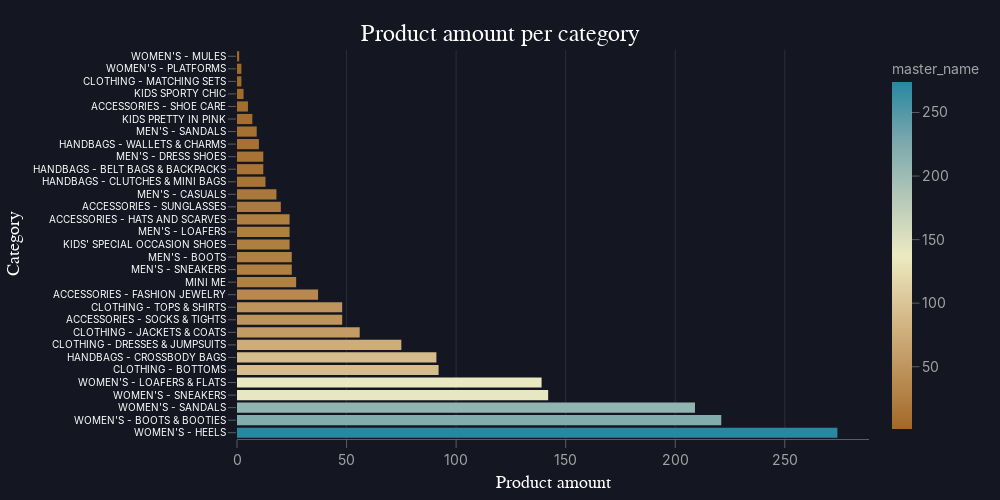

Notebook source saved alongside this figure:
### Markdown cell above
### Number of master products per category

### Code cell
df = df_main.groupby("category")["master_name"].count().reset_index()
df = df.sort_values(by= "master_name", ascending= False)
fig = px.bar(df, y = "category", x = "master_name", color= "master_name", color_continuous_scale="Earth", title = "Product amount per category")
fig.update_layout(
    width=1000, 
    height=500,
    xaxis_title="Product amount",
    yaxis_title="Category",
    xaxis_title_font=dict(family="Arial", size=18, color="white"),
    yaxis_title_font=dict(family="Arial", size=18, color="white"),
    title={
        'x': 0.5,
        "y": 1,
        'xanchor': 'center',
        'font': {'size': 24, 'family': "Arial, sans-serif", 'color': 'white'}
    },
    margin=dict(l=50, r=50, t=50, b=50),
    bargap=0.1,       
    yaxis=dict(
        tickfont=dict(size=10, color = "white")  
    ),
    )
fig.show()

### Figure 1 — Plotly figure (JSON) as saved in the notebook; plotly's stock layout.template omitted (floating-point values rounded to 4 significant figures)
{"data": [{"hovertemplate": "master_name=%{marker.color}<br>category=%{y}<extra></extra>", "legendgroup": "", "marker": {"color": [274, 221, 209, 142, 139, 92, 91, 75, 56, 48, 48, 37, 27, 25, 25, 24, 24, 24, 20, 18, 13, 12, 12, 10, 9, 7, 5, 3, 2, 2, 1], "coloraxis": "coloraxis", "pattern": {"shape": ""}}, "name": "", "orientation": "h", "showlegend": false, "textposition": "auto", "type": "bar", "x": [274, 221, 209, 142, 139, 92, 91, 75, 56, 48, 48, 37, 27, 25, 25, 24, 24, 24, 20, 18, 13, 12, 12, 10, 9, 7, 5, 3, 2, 2, 1], "xaxis": "x", "y": ["WOMEN'S - HEELS", "WOMEN'S - BOOTS & BOOTIES", "WOMEN'S - SANDALS", "WOMEN'S - SNEAKERS", "WOMEN'S - LOAFERS & FLATS", "CLOTHING - BOTTOMS", "HANDBAGS - CROSSBODY BAGS", "CLOTHING - DRESSES & JUMPSUITS", "CLOTHING - JACKETS & COATS", "ACCESSORIES - SOCKS & TIGHTS", "CLOTHING - TOPS & SHIRTS", "ACCESSORIES - FASHION JEWELRY", "MINI ME", "MEN'S - SNEAKERS", "MEN'S - BOOTS", "KIDS' SPECIAL OCCASION SHOES", "MEN'S - LOAFERS", "ACCESSORIES - HATS AND SCARVES", "ACCESSORIES - SUNGLASSES", "MEN'S - CASUALS", "HANDBAGS - CLUTCHES & MINI BAGS", "HANDBAGS - BELT BAGS & BACKPACKS", "MEN'S - DRESS SHOES", "HANDBAGS - WALLETS & CHARMS", "MEN'S - SANDALS", "KIDS PRETTY IN PINK", "ACCESSORIES - SHOE CARE", "KIDS SPORTY CHIC", "CLOTHING - MATCHING SETS", "WOMEN'S - PLATFORMS", "WOMEN'S - MULES"], "yaxis": "y"}], "layout": {"bargap": 0.1, "barmode": "relative", "coloraxis": {"colorbar": {"title": {"text": "master_name"}}, "colorscale": [[0, "rgb(161, 105, 40)"], [0.1667, "rgb(189, 146, 90)"], [0.3333, "rgb(214, 189, 141)"], [0.5, "rgb(237, 234, 194)"], [0.6667, "rgb(181, 200, 184)"], [0.8333, "rgb(121, 167, 172)"], [1, "rgb(40, 135, 161)"]]}, "height": 500, "legend": {"tracegroupgap": 0}, "margin": {"b": 50, "l": 50, "r": 50, "t": 50}, "title": {"font": {"color": "white", "family": "Arial, sans-serif", "size": 24}, "text": "Product amount per category", "x": 0.5, "xanchor": "center", "y": 1}, "width": 1000, "xaxis": {"anchor": "y", "domain": [0, 1], "title": {"font": {"color": "white", "family": "Arial", "size": 18}, "text": "Product amount"}}, "yaxis": {"anchor": "x", "domain": [0, 1], "tickfont": {"color": "white", "size": 10}, "title": {"font": {"color": "white", "family": "Arial", "size": 18}, "text": "Category"}}}}
